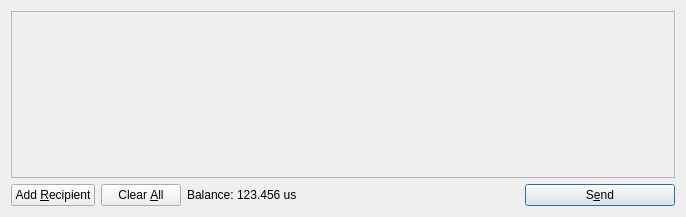
<?xml version="1.0" encoding="UTF-8"?>
<ui version="4.0">
 <class>SendCoinsDialog</class>
 <widget class="QDialog" name="SendCoinsDialog">
  <property name="geometry">
   <rect>
    <x>0</x>
    <y>0</y>
    <width>686</width>
    <height>217</height>
   </rect>
  </property>
  <property name="windowTitle">
   <string>Send Coins</string>
  </property>
  <layout class="QVBoxLayout" name="verticalLayout">
   <item>
    <widget class="QScrollArea" name="scrollArea">
     <property name="widgetResizable">
      <bool>true</bool>
     </property>
     <widget class="QWidget" name="scrollAreaWidgetContents">
      <property name="geometry">
       <rect>
        <x>0</x>
        <y>0</y>
        <width>666</width>
        <height>165</height>
       </rect>
      </property>
      <layout class="QVBoxLayout" name="verticalLayout_2">
       <property name="margin">
        <number>0</number>
       </property>
       <item>
        <layout class="QVBoxLayout" name="entries">
         <property name="spacing">
          <number>6</number>
         </property>
        </layout>
       </item>
       <item>
        <spacer name="verticalSpacer">
         <property name="orientation">
          <enum>Qt::Vertical</enum>
         </property>
         <property name="sizeHint" stdset="0">
          <size>
           <width>20</width>
           <height>40</height>
          </size>
         </property>
        </spacer>
       </item>
      </layout>
     </widget>
    </widget>
   </item>
   <item>
    <layout class="QHBoxLayout" name="horizontalLayout">
     <item>
      <widget class="QPushButton" name="addButton">
       <property name="toolTip">
        <string>Send to multiple recipients at once</string>
       </property>
       <property name="text">
        <string>Add &amp;Recipient</string>
       </property>
       <property name="icon">
        <iconset resource="../bitcoin.qrc">
         <normaloff>:/icons/add</normaloff>:/icons/add</iconset>
       </property>
       <property name="autoDefault">
        <bool>false</bool>
       </property>
      </widget>
     </item>
     <item>
      <widget class="QPushButton" name="clearButton">
       <property name="sizePolicy">
        <sizepolicy hsizetype="Minimum" vsizetype="Fixed">
         <horstretch>0</horstretch>
         <verstretch>0</verstretch>
        </sizepolicy>
       </property>
       <property name="toolTip">
        <string>Remove all transaction fields</string>
       </property>
       <property name="text">
        <string>Clear &amp;All</string>
       </property>
       <property name="icon">
        <iconset resource="../bitcoin.qrc">
         <normaloff>:/icons/remove</normaloff>:/icons/remove</iconset>
       </property>
       <property name="autoRepeatDelay">
        <number>300</number>
       </property>
       <property name="autoDefault">
        <bool>false</bool>
       </property>
      </widget>
     </item>
     <item>
      <layout class="QHBoxLayout" name="horizontalLayout_2">
       <property name="spacing">
        <number>3</number>
       </property>
       <item>
        <widget class="QLabel" name="label">
         <property name="text">
          <string>Balance:</string>
         </property>
        </widget>
       </item>
       <item>
        <widget class="QLabel" name="labelBalance">
         <property name="cursor">
          <cursorShape>IBeamCursor</cursorShape>
         </property>
         <property name="text">
          <string>123.456 us</string>
         </property>
         <property name="textInteractionFlags">
          <set>Qt::LinksAccessibleByMouse|Qt::TextSelectableByKeyboard|Qt::TextSelectableByMouse</set>
         </property>
        </widget>
       </item>
      </layout>
     </item>
     <item>
      <spacer name="horizontalSpacer">
       <property name="orientation">
        <enum>Qt::Horizontal</enum>
       </property>
       <property name="sizeHint" stdset="0">
        <size>
         <width>40</width>
         <height>20</height>
        </size>
       </property>
      </spacer>
     </item>
     <item>
      <widget class="QPushButton" name="sendButton">
       <property name="minimumSize">
        <size>
         <width>150</width>
         <height>0</height>
        </size>
       </property>
       <property name="toolTip">
        <string>Confirm the send action</string>
       </property>
       <property name="text">
        <string>S&amp;end</string>
       </property>
       <property name="icon">
        <iconset resource="../bitcoin.qrc">
         <normaloff>:/icons/send</normaloff>:/icons/send</iconset>
       </property>
       <property name="default">
        <bool>true</bool>
       </property>
      </widget>
     </item>
    </layout>
   </item>
  </layout>
 </widget>
 <resources>
  <include location="../bitcoin.qrc"/>
 </resources>
 <connections/>
</ui>
